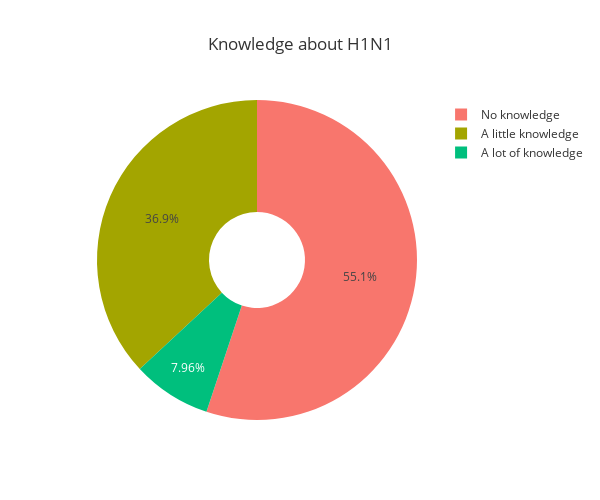

Source (notebook cell):
### Markdown cell above
- About every 10th is very concerned about H1N1, 16% are somewhat concerned.
- The vast majority is not at all or not very concerned. 
- This is in line with the findings for risk perception where we could see that risk awareness for H1N1 falls behind with regard to seasonal flu.

### Code cell
# Plotting knowledge about H1N1 
x_knowledge = df.h1n1_knowledge.value_counts(normalize=True)
x_knowledge_labels = ['No knowledge', 'A little knowledge', 'A lot of knowledge']

fig = px.pie(df, values=x_knowledge, names=x_knowledge_labels, title='Knowledge about H1N1', template='ggplot2', hole=0.3, width=600, height=500)
fig.show()

### Figure 1 — Plotly figure (JSON) as saved in the notebook; plotly's stock layout.template omitted (floating-point values rounded to 4 significant figures)
{"data": [{"domain": {"x": [0, 1], "y": [0, 1]}, "hole": 0.3, "hovertemplate": "label=%{label}<br>value=%{value}<extra></extra>", "labels": ["No knowledge", "A little knowledge", "A lot of knowledge"], "legendgroup": "", "name": "", "showlegend": true, "type": "pie", "values": [0.5512, 0.3692, 0.07962]}], "layout": {"height": 500, "legend": {"tracegroupgap": 0}, "title": {"text": "Knowledge about H1N1"}, "width": 600}}
